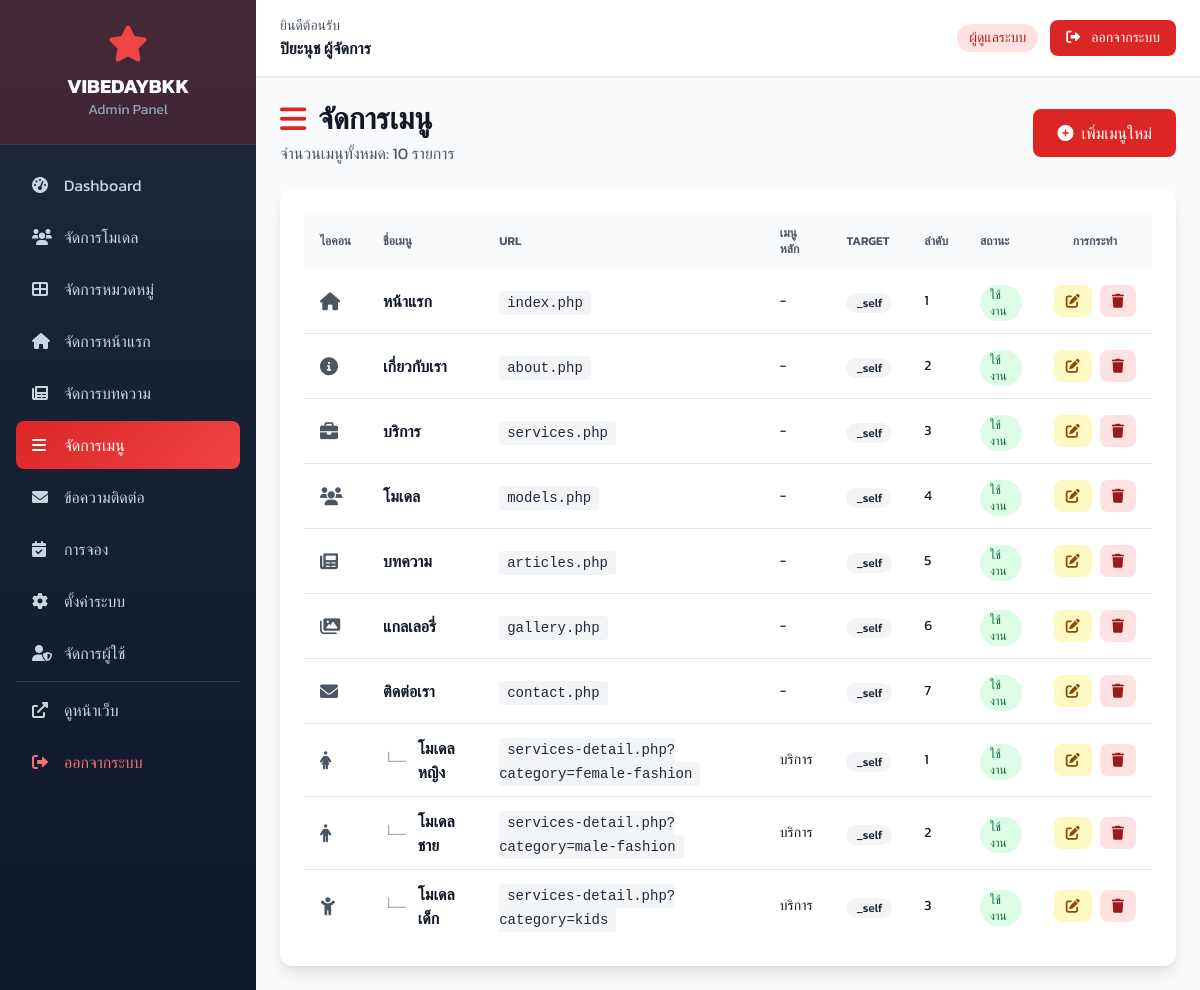
The page /admin/menus/index.php (signed in) on the database its author committed.
### tables this page shows
CREATE TABLE IF NOT EXISTS menus (
    id INT AUTO_INCREMENT PRIMARY KEY,
    parent_id INT NULL,
    title VARCHAR(100) NOT NULL,
    url VARCHAR(255) NOT NULL,
    icon VARCHAR(50),
    target ENUM('_self', '_blank') DEFAULT '_self',
    sort_order INT DEFAULT 0,
    status ENUM('active', 'inactive') DEFAULT 'active',
    created_at TIMESTAMP DEFAULT CURRENT_TIMESTAMP,
    updated_at TIMESTAMP DEFAULT CURRENT_TIMESTAMP ON UPDATE CURRENT_TIMESTAMP,
    FOREIGN KEY (parent_id) REFERENCES menus(id) ON DELETE CASCADE
);

### includes/functions.php (called while the page is built, shortened)
<?php
function db_query($conn, $sql) {
    $result = $conn->query($sql);
    return $result;
}
function db_get_rows($conn, $sql) {
    $result = db_query($conn, $sql);
    $rows = [];
    if ($result && $result->num_rows > 0) {
        while ($row = $result->fetch_assoc()) {
            $rows[] = $row;
        }
    }
    return $rows;
}
?>

### admin/menus/index.php (the view, shortened to what this page needs)
<?php
require_once '../../includes/config.php';
$page = isset($_GET['page']) ? (int)$_GET['page'] : 1;
$per_page = 10;
$offset = ($page - 1) * $per_page;
$sql = "SELECT m.*,
        (SELECT title FROM menus WHERE id = m.parent_id) as parent_title
        FROM menus m
        ORDER BY m.parent_id ASC, m.sort_order ASC
        LIMIT {$per_page} OFFSET {$offset}";
$menus = db_get_rows($conn, $sql);
include '../includes/header.php';
?>
<div class="flex flex-col sm:flex-row sm:items-center sm:justify-between mb-6">
    <div>
        <h2 class="text-3xl font-bold text-gray-900 flex items-center">
            <i class="fas fa-bars mr-3 text-red-600"></i>จัดการเมนู
        </h2>
        <p class="text-gray-600 mt-1">จำนวนเมนูทั้งหมด: <?php echo count($menus); ?> รายการ</p>
    </div>
    <div class="mt-4 sm:mt-0">
        <a href="add.php" class="inline-flex items-center px-6 py-3 bg-red-600 hover:bg-red-700 text-white rounded-lg transition-colors duration-200 font-medium">
            <i class="fas fa-plus-circle mr-2"></i>เพิ่มเมนูใหม่
        </a>
    </div>
</div>
<div class="bg-white rounded-xl shadow-lg overflow-hidden">
    <div class="p-6">
        <?php if (empty($menus)): ?>
            <div class="text-center py-12">
                <i class="fas fa-bars text-6xl text-gray-400 mb-4"></i>
                <h5 class="text-gray-600 text-xl font-medium mb-4">ยังไม่มีเมนู</h5>
                <a href="add.php" class="inline-flex items-center px-6 py-3 bg-red-600 hover:bg-red-700 text-white rounded-lg transition-colors duration-200 font-medium">
                    <i class="fas fa-plus-circle mr-2"></i>เพิ่มเมนูใหม่
                </a>
            </div>
        <?php else: ?>
            <div class="overflow-x-auto">
                <table class="w-full">
                    <thead class="bg-gray-50">
                        <tr>
                            <th class="px-4 py-3 text-left text-xs font-semibold text-gray-600 uppercase">ไอคอน</th>
                            <th class="px-4 py-3 text-left text-xs font-semibold text-gray-600 uppercase">ชื่อเมนู</th>
                            <th class="px-4 py-3 text-left text-xs font-semibold text-gray-600 uppercase">URL</th>
                            <th class="px-4 py-3 text-left text-xs font-semibold text-gray-600 uppercase">เมนูหลัก</th>
                            <th class="px-4 py-3 text-left text-xs font-semibold text-gray-600 uppercase">Target</th>
                            <th class="px-4 py-3 text-left text-xs font-semibold text-gray-600 uppercase">ลำดับ</th>
                            <th class="px-4 py-3 text-left text-xs font-semibold text-gray-600 uppercase">สถานะ</th>
                            <th class="px-4 py-3 text-center text-xs font-semibold text-gray-600 uppercase">การกระทำ</th>
                        </tr>
                    </thead>
                    <tbody class="divide-y divide-gray-200">
                        <?php foreach ($menus as $menu): ?>
                        <tr class="hover:bg-gray-50">
                            <td class="px-4 py-3">
                                <?php if ($menu['icon']): ?>
                                <i class="fas <?php echo $menu['icon']; ?> text-lg text-gray-600"></i>
                                <?php endif; ?>
                            </td>
                            <td class="px-4 py-3">
                                <div class="flex items-center">
                                    <?php if ($menu['parent_id']): ?>
                                        <span class="text-gray-400 mr-3">└─</span>
                                    <?php endif; ?>
                                    <span class="font-semibold text-gray-900"><?php echo $menu['title']; ?></span>
                                </div>
                            </td>
                            <td class="px-4 py-3">
                                <code class="bg-gray-100 text-gray-800 px-2 py-1 rounded text-sm"><?php echo $menu['url']; ?></code>
                            </td>
                            <td class="px-4 py-3 text-sm text-gray-900"><?php echo $menu['parent_title'] ?: '-'; ?></td>
                            <td class="px-4 py-3">
                                <span class="inline-flex items-center px-2.5 py-0.5 rounded-full text-xs font-medium bg-gray-100 text-gray-800">
                                    <?php echo $menu['target']; ?>
                                </span>
                            </td>
                            <td class="px-4 py-3 text-sm text-gray-900"><?php echo $menu['sort_order']; ?></td>
                            <td class="px-4 py-3">
                                <?php
                                $status_classes = [
                                    'active' => 'bg-green-100 text-green-800',
                                    'inactive' => 'bg-gray-100 text-gray-800'
                                ];
                                $status_texts = [
                                    'active' => 'ใช้งาน',
                                    'inactive' => 'ไม่ใช้งาน'
                                ];
                                $status_class = $status_classes[$menu['status']] ?? 'bg-gray-100 text-gray-800';
                                $status_text = $status_texts[$menu['status']] ?? $menu['status'];
                                ?>
                                <span class="inline-flex items-center px-2.5 py-0.5 rounded-full text-xs font-medium <?php echo $status_class; ?>">
                                    <?php echo $status_text; ?>
                                </span>
                            </td>
                            <td class="px-4 py-3 text-center">
                                <div class="flex items-center justify-center space-x-2">
                                    <a href="edit.php?id=<?php echo $menu['id']; ?>"
                                       class="inline-flex items-center px-3 py-1.5 bg-yellow-100 hover:bg-yellow-200 text-yellow-800 rounded-lg transition-colors duration-200"
                                       title="แก้ไข">
                                        <i class="fas fa-edit text-sm"></i>
                                    </a>
                                    <a href="delete.php?id=<?php echo $menu['id']; ?>"
                                       class="inline-flex items-center px-3 py-1.5 bg-red-100 hover:bg-red-200 text-red-800 rounded-lg transition-colors duration-200 btn-delete"
                                       title="ลบ">
                                        <i class="fas fa-trash text-sm"></i>
                                    </a>
                                </div>
                            </td>
                        </tr>
                        <?php endforeach; ?>
                    </tbody>
                </table>
            </div>
        <?php endif; ?>
    </div>
</div>
<?php include '../includes/footer.php'; ?>

### admin/includes/header.php (style rules this page uses)
body { font-family: 'Kanit', sans-serif; }

### rows shown on the page
menus: title "หน้าแรก", url "index.php", parent_title "-", target "_self", sort_order "1", status "ใช้งาน"
menus: title "เกี่ยวกับเรา", url "about.php", parent_title "-", target "_self", sort_order "2", status "ใช้งาน"
menus: title "บริการ", url "services.php", parent_title "-", target "_self", sort_order "3", status "ใช้งาน"
menus: title "โมเดล", url "models.php", parent_title "-", target "_self", sort_order "4", status "ใช้งาน"
menus: title "บทความ", url "articles.php", parent_title "-", target "_self", sort_order "5", status "ใช้งาน"
menus: title "แกลเลอรี่", url "gallery.php", parent_title "-", target "_self", sort_order "6", status "ใช้งาน"
menus: title "ติดต่อเรา", url "contact.php", parent_title "-", target "_self", sort_order "7", status "ใช้งาน"
menus: title "โมเดลหญิง", url "services-detail.php?category=female-fashion", parent_title "บริการ", target "_self", sort_order "1", status "ใช้งาน"
menus: title "โมเดลชาย", url "services-detail.php?category=male-fashion", parent_title "บริการ", target "_self", sort_order "2", status "ใช้งาน"
menus: title "โมเดลเด็ก", url "services-detail.php?category=kids", parent_title "บริการ", target "_self", sort_order "3", status "ใช้งาน"

### other values the page prints
$full_name "ปิยะนุช ผู้จัดการ"
count($menus) "10"
